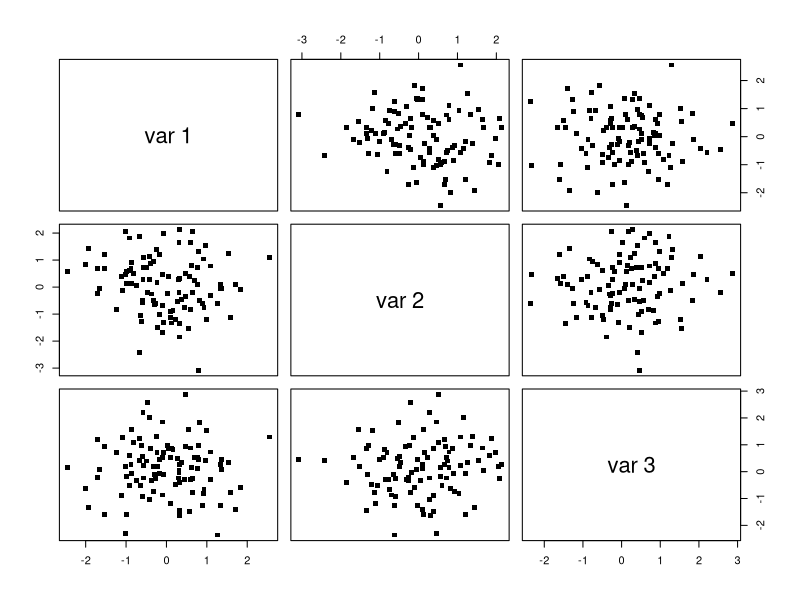
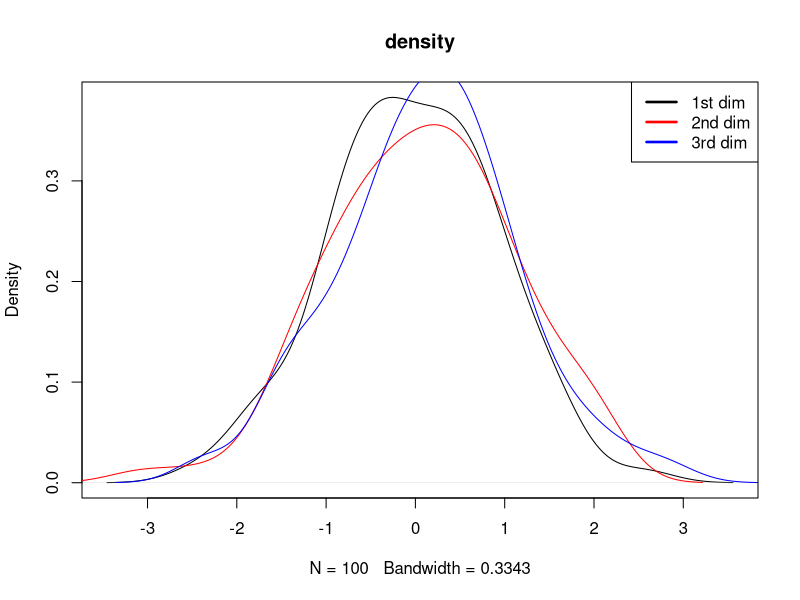
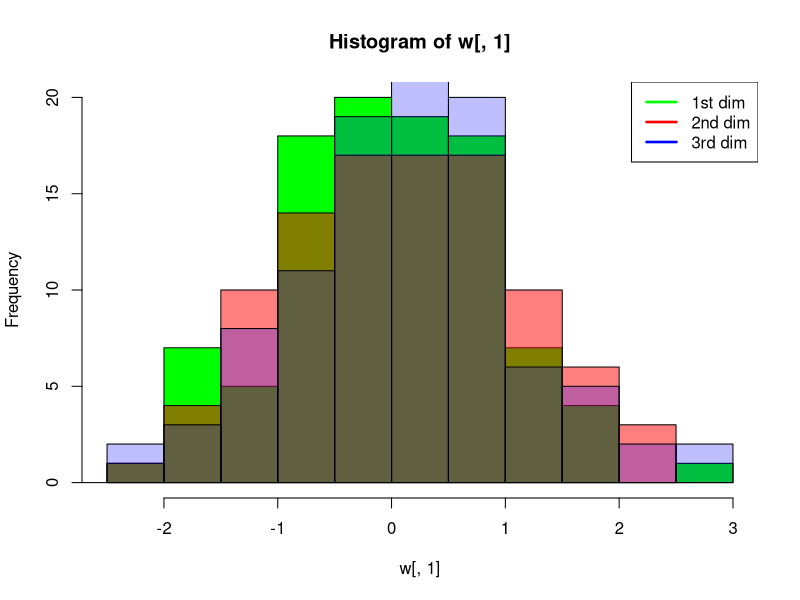
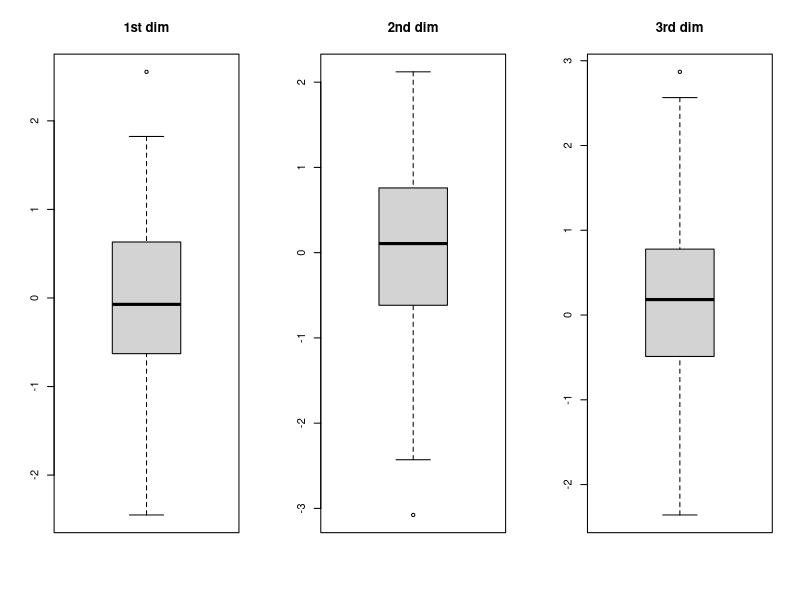
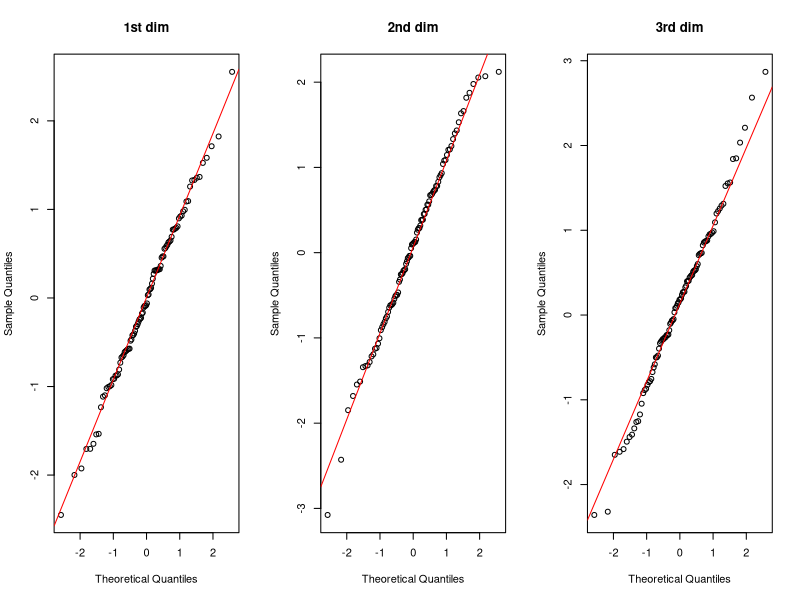
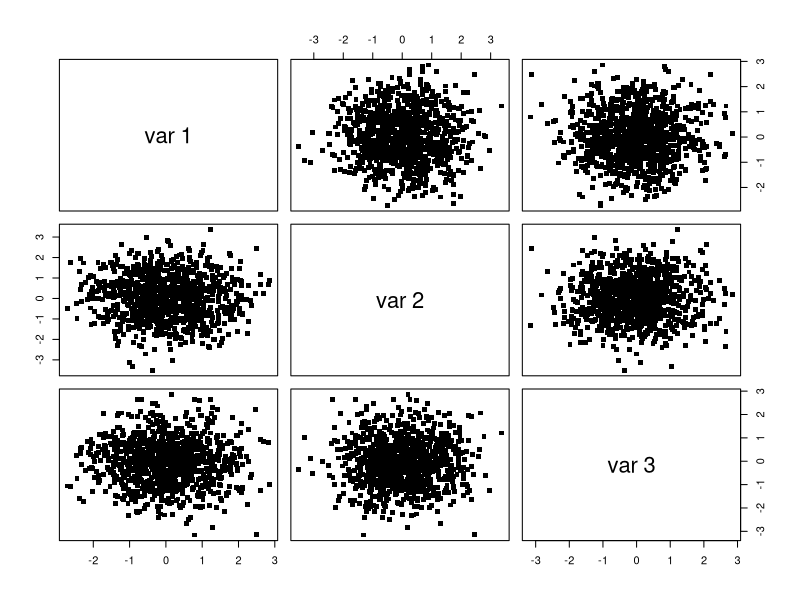
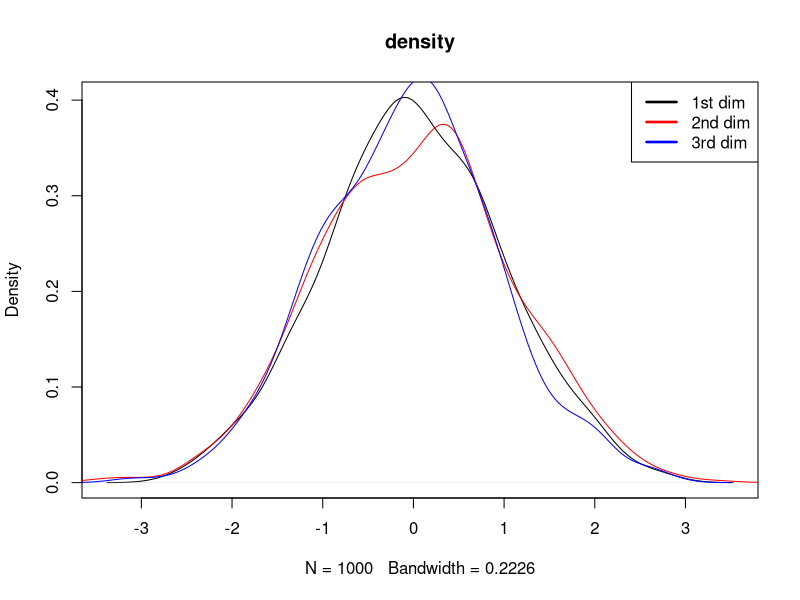
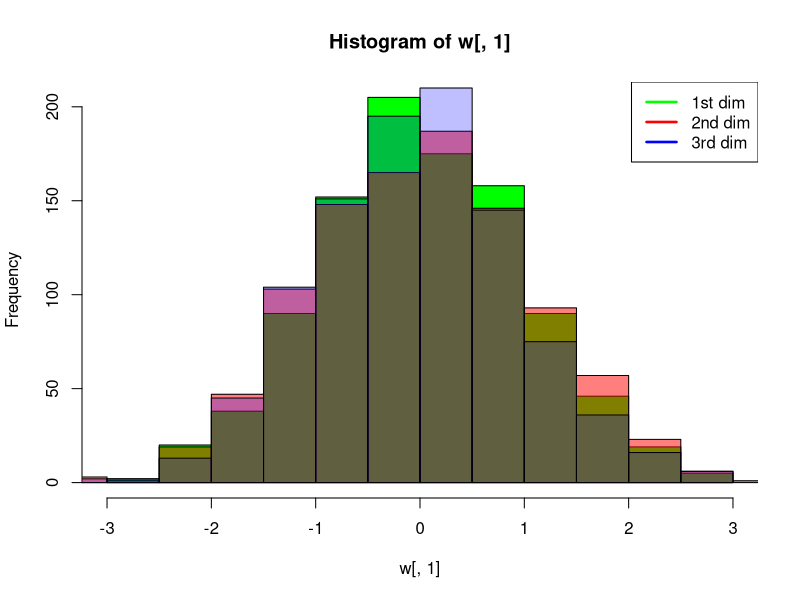

Here is the R script that generated these plots, in order: (Note: this script raises an error after producing the figures.)
library(mvtnorm)

calcula.sigma <- function(variancia,correlacao) {
    sjj <- variancia ## Variancia igual a 1
    r_jk <- correlacao ## Utilizando a primeira opcao de correlacao
    R <<- matrix(r_jk,3,3)
    diag(R) <<- 1 ## Matriz de correlacao tem 1 como diagonal
    roh <- sqrt(sjj) ## Desvio padrao
    delta_meio <- diag(roh,3,3)
    
    delta_meio %*% R %*% delta_meio ## Retorna Sigma
    
}

matriz.eh.positiva.definida <- function(m) {
    e <- eigen(m)$values >= 0 ## Matriz positiva definida tem auto valores >= 0
    all(e)
}

analisa.matriz <- function(cor.index,tam.amostra,save.image = FALSE) {
    r_jk_values <- c(-.9, 0,.9,.99) ## Possiveis valores de correlacao
    tam_amostras <- c(100,1000,10000) ## Tamanho das possiveis amostras
    
    cor.selected <- r_jk_values[cor.index]
    num.amostras <- tam_amostras[tam.amostra]
    
    Sigma = calcula.sigma(1,cor.selected)
    if (matriz.eh.positiva.definida(Sigma)) { ## para simular a normal Sigma deve ser positivo e definido
        if (save.image) {
            if (!file.exists("./images")) dir.create("./images")
        }
        w <<- rmvnorm(num.amostras,mean = c(0,0,0),sigma = Sigma)
        ## Plot graphics
        if (save.image) png(paste("./images/","pairs_",cor.selected,"_",
                                  num.amostras,".png",sep = "")) else quartz()
        pairs(w,pch=15) ## dispersão 2 a 2
        if (save.image) dev.off()
        
        if (save.image) png(paste("./images/","densidade_",cor.selected,"_",
                                  num.amostras,".png",sep = "")) else quartz()
        ## comparacao de densidades
        #displayMatrix <<- matrix(c(1,1,1,2,2,2,3,4,5,6,7,8),4,3,byrow=T)
        #layout(displayMatrix)
        #par(mfrow=c(2,1))
        d1 <- density(w[,1])
        d2 <- density(w[,2])
        d3 <- density(w[,3])
        lty = rep(1,each=3)
        lwd = rep(2.5,each=3)
        
        plot(d1,main = "density")
        lines(d2,col="red")
        lines(d3,col="blue")
        legend("topright",legend = c("1st dim","2nd dim","3rd dim"),
               col = c("black","red","blue"),
               lty = lty, lwd = lwd)
        if (save.image) dev.off()
        
        
        if (save.image) png(paste("./images/","hist_",cor.selected,"_",
                                  num.amostras,".png",sep = "")) else quartz()
        ## comparacao de histogramas
        hist(w[,1],col=rgb(0,1,0,1)) 
        hist(w[,2],add=T,col = rgb(1,0,0,1/2))
        hist(w[,3],add=T,col=rgb(0,0,1,1/4))
        legend("topright",legend = c("1st dim","2nd dim","3rd dim"),
               col = c("green","red","blue"),
               lty = lty, lwd = lwd)
        if (save.image) dev.off()
        
        
        if (save.image) png(paste("./images/","boxplot_",cor.selected,"_",
                                  num.amostras,".png",sep = "")) else quartz()
        ## comparacao boxplot
        #quartz() ## Boxplot e QQNorm plot de cada dimensão  
        par(mfrow=c(1,3))
        boxplot(w[,1], main = "1st dim")
        boxplot(w[,2], main = "2nd dim")
        boxplot(w[,3], main = "3rd dim")
        if (save.image) dev.off()
        
        
        if (save.image) png(paste("./images/","qqnorm_",cor.selected,"_",
                                  num.amostras,".png",sep = "")) else quartz()
        par(mfrow=c(1,3))
        ## comparacao QQNorm de cada dimensao
        qqnorm(w[,1], main = "1st dim")
        qqline(w[,1],col="red") 
        qqnorm(w[,2], main = "2nd dim")
        qqline(w[,2],col="red")
        qqnorm(w[,3], main = "3rd dim")
        qqline(w[,3],col="red")
        if (save.image) dev.off()
    } else {
        cat("Matriz Sigma não é positiva e definida\n")
    }
}

save <- TRUE

analisa.matriz(1,1,save.image = save) ## Sigma não é positiva definida

## Segundo valor de correlacao (0.0)
analisa.matriz(2,1,save.image = save) 
analisa.matriz(2,2,save.image = save)
analisa.matriz(2,3,save.image = save)

## Terceiro valor de correlacao (0.9)
analisa.matriz(3,1,save.image = save) 
analisa.matriz(3,2,save.image = save)
analisa.matriz(3,3,save.image = save)

## Quarto valor de correlacao (0.99)
analisa.matriz(4,1,save.image = save) 
analisa.matriz(4,2,save.image = save)
analisa.matriz(4,3,save.image = save)

